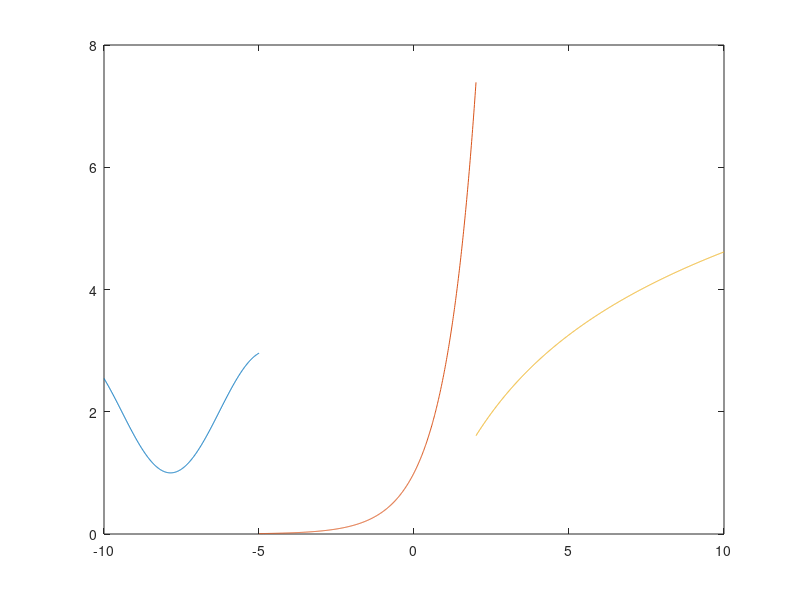

This chart was generated by the following MATLAB code:
X1= [-10:0.01:-5];
Y1= 2+sin(X1);
X2= [-5:0.01:2];
Y2=exp(X2);
X3= [2:0.01:10];
Y3= log((X3).^2+1);
plot(X1,Y1,X2,Y2,X3,Y3)